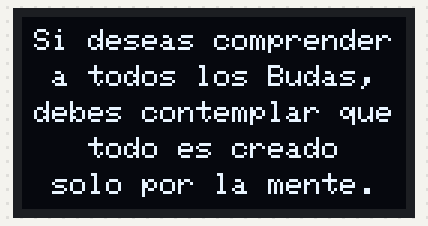
Bench run of a sketch on a simulated ESP32. Parts: 128×64 one-colour display.

Above: at 0.1 s.
At 8.2 s:
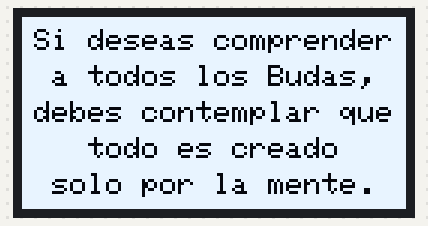
At 19.1 s:
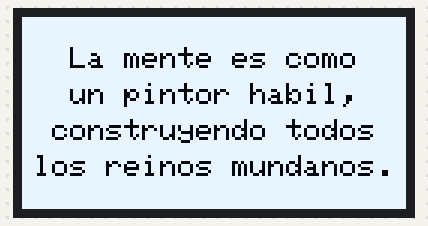
At 30.0 s:
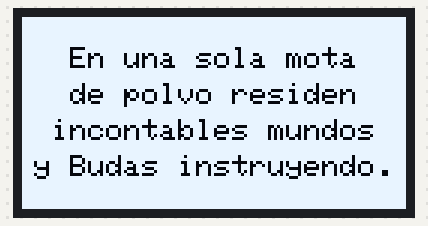
At 32.8 s:
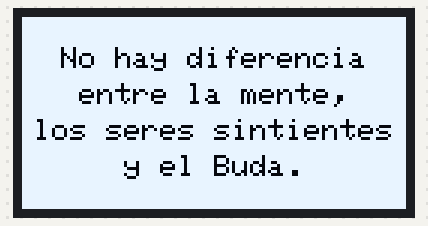

The sketch:

buddha_wisdom.ino
```cpp
// ============================================================
//  BUDDHA WISDOM (Avatamsaka Sutra - Expanded Edition)
//  ESP32 + SSD1306 128x64 OLED
// ============================================================
//  - 20 Extractos del Avatamsaka Sutra.
//  - Caracteres ASCII puros para evitar errores en la fuente
//    (sin tildes ni la letra enie).
//  - Fade In y Fade Out mediante hardware (Contraste 0x81).
// ============================================================

#include <Wire.h>
#include <Adafruit_GFX.h>
#include <Adafruit_SSD1306.h>

#define SCR_W 128
#define SCR_H 64
#define OLED_RESET -1
#define OLED_ADDR  0x3C
Adafruit_SSD1306 display(SCR_W, SCR_H, &Wire, OLED_RESET);

// 20 Extractos del Avatamsaka Sutra sin tildes ni caracteres especiales
const char* sutras[] = {
  "Si deseas comprender\na todos los Budas,\ndebes contemplar que\ntodo es creado\nsolo por la mente.",
  "La mente es como\nun pintor habil,\nconstruyendo todos\nlos reinos mundanos.",
  "En una sola mota\nde polvo residen\nincontables mundos\ny Budas instruyendo.",
  "No hay diferencia\nentre la mente,\nlos seres sintientes\ny el Buda.",
  "Asi como el sol\nilumina el mundo,\nla sabiduria brilla\npara todos por igual.",
  "El cuerpo del Buda\nllena todo el cosmos,\napareciendo ante\ntodos los seres.",
  "El universo es\nuna red infinita\nde joyas, reflejando\nunas a las otras.",
  "La verdadera realidad\nno tiene forma,\nni nombre, ni\nprincipio ni final.",
  "El oceano del dolor\nes inmenso, pero al\ndar la vuelta esta\nla orilla de paz.",
  "Todos los fenomenos\nsurgen de las causas\ny se desvanecen\nen el gran vacio.",
  "La sabiduria del\nBuda es tan vasta\ncomo el oceano,\nsin limites.",
  "Como un espejo claro\nrefleja toda imagen,\nla mente pura refleja\ntodo el universo.",
  "La gran compasion\nes la raiz absoluta\ndel arbol de\nla iluminacion.",
  "Todo sufrimiento\nnace de la ignorancia\ny del aferramiento\nal falso yo.",
  "La naturaleza de\ntodas las cosas\nes vacia y pura\ndesde el principio.",
  "Buscar al Buda fuera\nde tu propia mente\nes como buscar peces\nen los arboles.",
  "El pasado, presente\ny futuro son solo\nuna ilusion creada\npor la mente.",
  "En un solo instante\nresiden incontables\neones de tiempo\neterno.",
  "Quien ve que todos\nlos fenomenos son\ncomo un sueño, ve\nal verdadero Buda.",
  "La luz infinita\ndispelara la\noscuridad en los\ncorazones de todos."
};
const int totalVerses = 20;

void setContrast(uint8_t contrast) {
  display.ssd1306_command(SSD1306_SETCONTRAST);
  display.ssd1306_command(contrast);
}

void setup() {
  Serial.begin(115200);
  if (!display.begin(SSD1306_SWITCHCAPVCC, OLED_ADDR)) {
    while (1);
  }

  display.setTextSize(1);
  display.setTextColor(SSD1306_WHITE);
  display.setTextWrap(false);
  setContrast(0);
  display.clearDisplay();
  display.display();
}

void loop() {
  for (int i = 0; i < totalVerses; i++) {

    display.clearDisplay();
    setContrast(0);

    String text = sutras[i];
    String lines[6];
    int lineCount = 0;
    int start = 0;

    for(int j=0; j<text.length(); j++) {
      if(text.charAt(j) == '\n' || j == text.length()-1) {
        if(j == text.length()-1) lines[lineCount++] = text.substring(start);
        else lines[lineCount++] = text.substring(start, j);
        start = j + 1;
        if(lineCount == 6) break;
      }
    }

    int totalHeight = lineCount * 12; // 8px font + 4px interlineado
    int currentY = (SCR_H - totalHeight) / 2 + 2;

    for(int j=0; j<lineCount; j++) {
      int16_t x, y; uint16_t w, h;
      display.getTextBounds(lines[j], 0, 0, &x, &y, &w, &h);
      display.setCursor((SCR_W - w) / 2, currentY);
      display.print(lines[j]);
      currentY += 12;
    }

    display.display();

    // Fade-In de hardware
    for (int c = 0; c <= 255; c += 2) {
      setContrast(c);
      delay(15);
    }
    setContrast(255);

    // Tiempo de meditacion
    delay(5500);

    // Fade-Out de hardware
    for (int c = 255; c >= 0; c -= 2) {
      setContrast(c);
      delay(15);
    }
    setContrast(0);

    display.clearDisplay();
    display.display();
    delay(1500);
  }
}
```

Measured:
- what the display in image 0 shows lasts 1.3 s, from 0.1 s to 1.4 s
- what the display in image 4 shows lasts 1.2 s, from 32.8 s to 34.0 s
